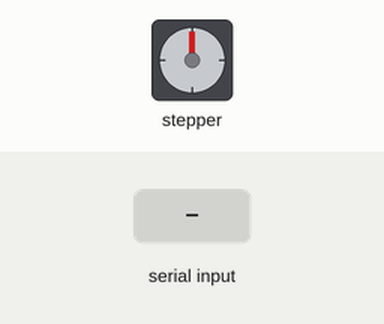
A sketch run on a simulated ESP8266 (NodeMCU). Shown: stepper motor. The inputs (shaded band) are chosen by the test bench. WiFi joins after 1.5 s; servers stay silent unless stated; stepper angles assume 90 steps per turn; what the sketch prints to the serial monitor is not drawn.

Above: at 2.7 s.
2.8 s: "C" received over Serial
At 3.14 s:
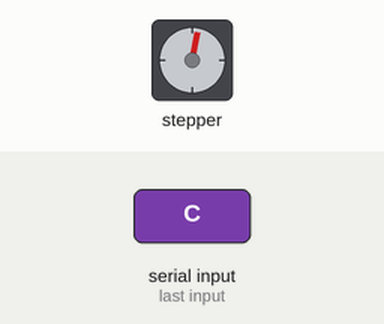
At 3.54 s:
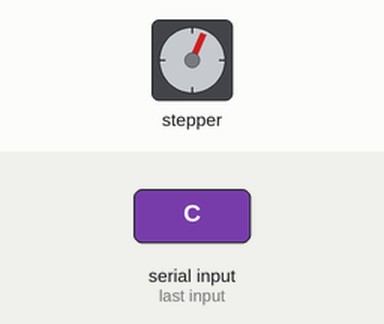
14.8 s: "A" received over Serial
At 15.39 s:
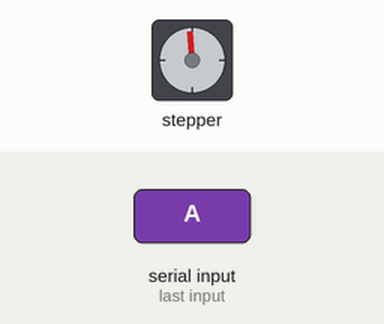
Timing chart, 0 to 23.8 s (numbered marks = the images above; inputs shaded):
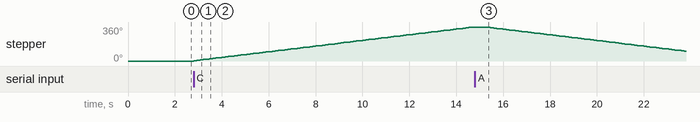

Measured:
- after the input at 2.8 s, stepper: keeps turning clockwise at about 30°/s, starting at once
- after the input at 14.8 s, stepper: keeps turning counter-clockwise at about 30°/s, starting after 0.52 s

The sketch:

ESP8266_with_stepper_motor.ino
```cpp
/* Stepper Motor Control */

#include <Stepper.h>
#include <ESP8266WiFi.h>

const char* ssid = "SSID";//type your ssid
const char* password = "PASSWORD";//type your password
WiFiServer server(80);//Service Port

const int stepsPerRevolution = 90;
char data =0;
// change this to fit the number of steps per revolution
// for your motor
// initialize the stepper library on pins 8 through 11:
Stepper myStepper(stepsPerRevolution, 8, 9, 10, 11);

void setup() {
  Serial.begin(115200);
  delay(10);

  // Connect to WiFi network
  Serial.println();
  Serial.println();
  Serial.print("Connecting to ");
  Serial.println(ssid);

  WiFi.begin(ssid, password);

  while (WiFi.status() != WL_CONNECTED) {
    delay(500);
    Serial.print(".");
  }
  Serial.println("");
  Serial.println("WiFi connected");

  // Start the server
  server.begin();
  Serial.println("Server started");

  // Print the IP address
  Serial.print("Use this URL to connect: ");
  Serial.print("http://");
  Serial.print(WiFi.localIP());
  Serial.println("/");

   // set the speed at 60 rpm:
   myStepper.setSpeed(5);
   // initialize the serial port:
   Serial.begin(9600);
}

void loop() {
   // step one revolution in one direction:
   if(Serial.available() > 0)
   {
    Serial.print("Enter C to rotate clockwise , A to rotate anticlockwise: ");
    data=Serial.read();
    Serial.println("/n");
     if (data =='C'){
     Serial.println("clockwise");
     myStepper.step(stepsPerRevolution);
     delay(500);
     }
     if (data=='A'){
     Serial.println("counterclockwise");
     myStepper.step(-stepsPerRevolution);
     delay(500);
     }
   }
}
```
